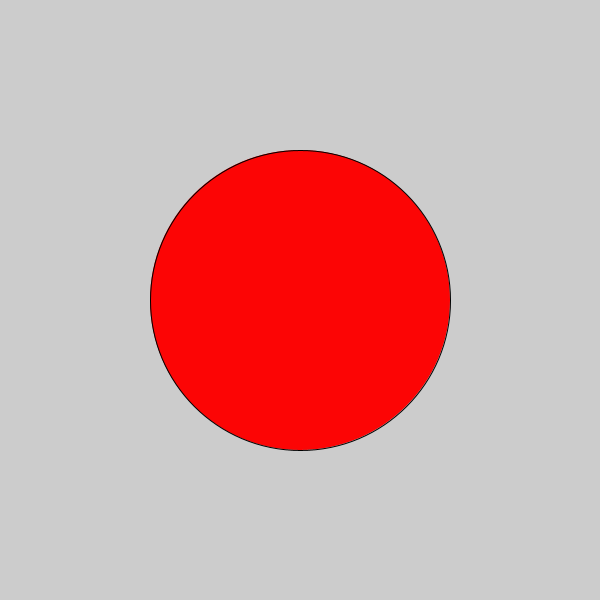
Frame 1 (no input)
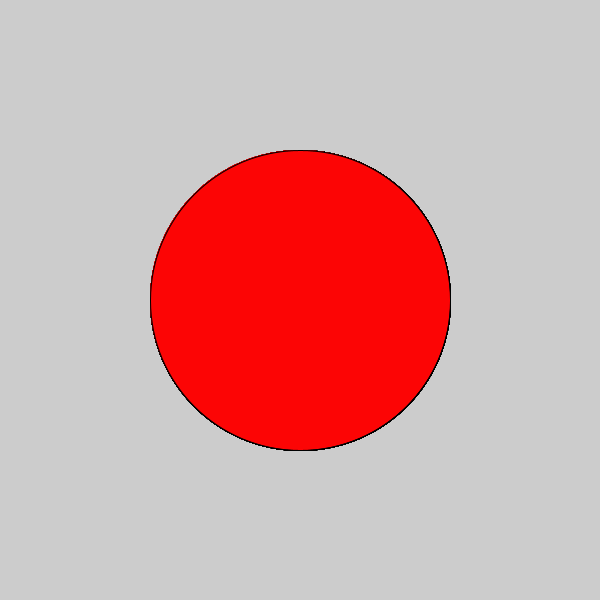
Frame 60 (the mouse pressed at the canvas centre just before this capture)
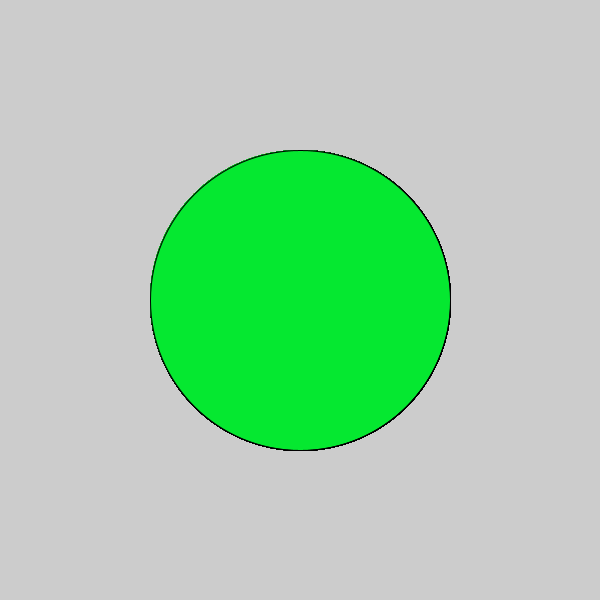
Frame 120 (the mouse held since frame 60 and released just before this capture)

The Processing sketch that drew these frames (run headless with seeded random() and noise(); from frame 60 on, the mouse is pressed at the canvas centre):

// Processing sketch: My_Logical_Dot
// ── My_Logical_Dot.pde
void setup() {
 size(600,600); 
}
void draw() {
 if (mousePressed) {
   fill(#05E830);
 }else{
   fill(#FC0505);
 }
   ellipse(300,300,300,300); 
}
